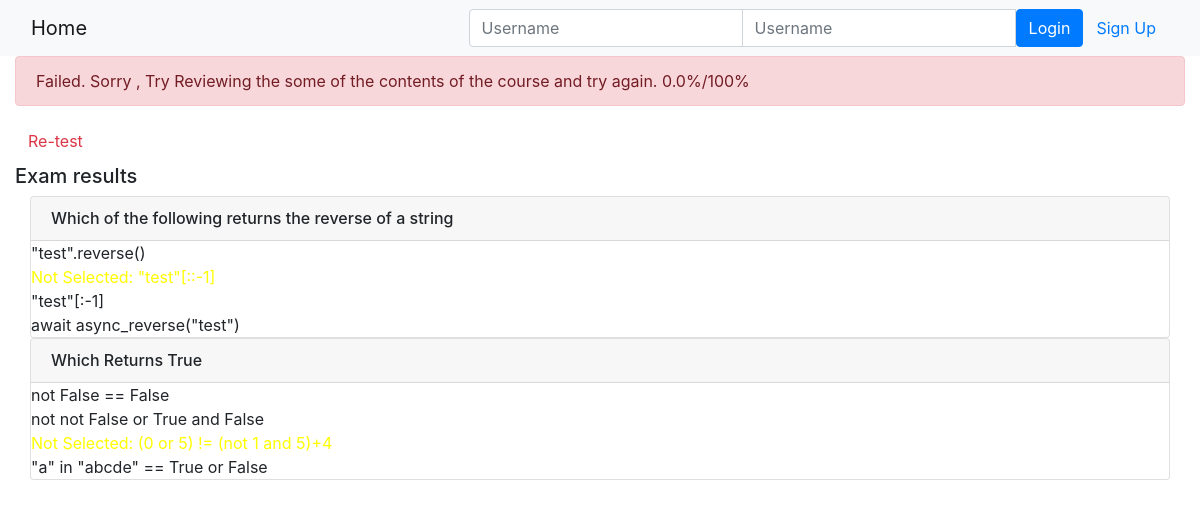
Before: /onlinecourse/course/1/submission/1/results/ with the older database file.
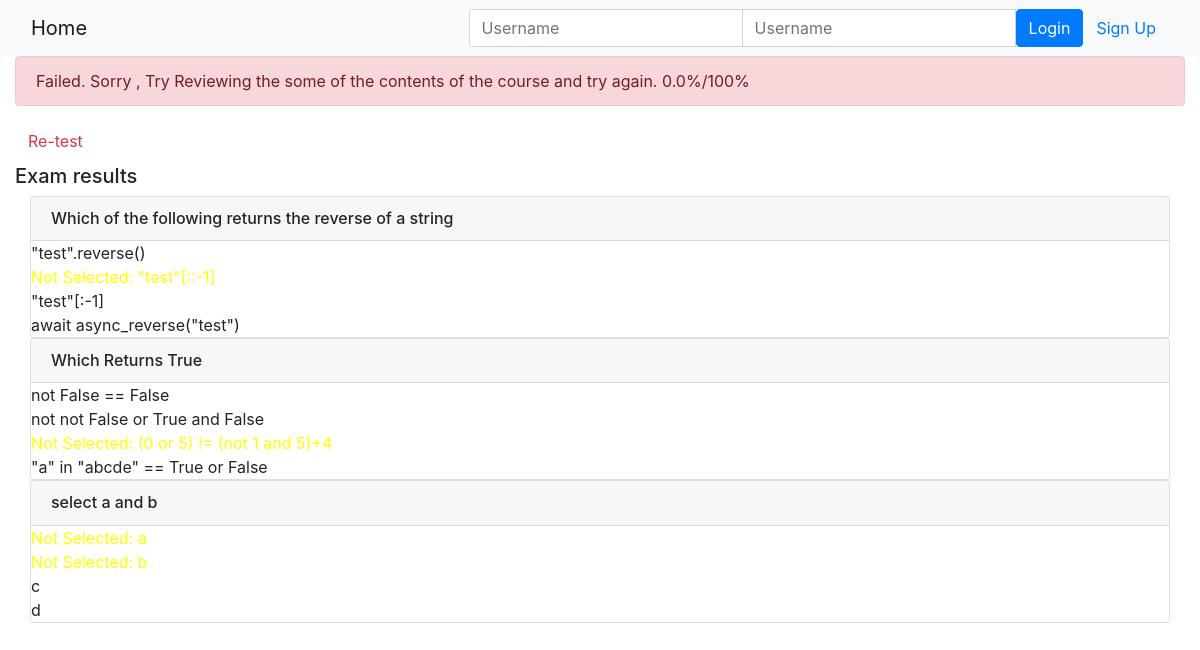
After: the same page with the newer database file.
### onlinecourse/models.py (models this page shows)
class Question(models.Model):
    course = models.ForeignKey(Course , on_delete=models.CASCADE)
    content = models.CharField(max_length=256)
    points_worth = models.FloatField(default=1.0)
    correct_choices = models.IntegerField(default=1)

class Choice(models.Model):
    question = models.ForeignKey(Question , on_delete=models.CASCADE)
    content = models.CharField(max_length=32)
    is_correct = models.BooleanField(default=False)

### onlinecourse/views.py (the view)
# urls.py: path("course/<int:course_id>/submission/<int:submission_id>/results/" , views.show_exam_result , name="exam_results")
def show_exam_result(request, course_id, submission_id):
    course = get_object_or_404(Course , pk = course_id)
    submission = get_object_or_404(Submission , pk=submission_id)
    user = request.user
    choices = submission.choices.all()
    max_points = 0
    points = 0
    for question in course.question_set.all():
        max_points += question.points_worth
    for choice in choices:
        if choice.is_correct:
            points += choice.question.points_worth / choice.question.correct_choices
    score = points/max_points
    grade = round(score*100 , 2)
    context = {
        "grade":grade,
        "points":points,
        "total_points":max_points,
        "choices":choices,
        "user":user,
        "course":course
    }
    return render(request , "onlinecourse/exam_result_bootstrap.html" , context=context)

### onlinecourse/templates/onlinecourse/exam_result_bootstrap.html (shortened to what this page needs)
<!DOCTYPE html>
<html lang="en">
<head>
    {% load static %}
    <link rel="stylesheet" href="https://maxcdn.bootstrapcdn.com/bootstrap/4.5.2/css/bootstrap.min.css">
</head>
<body>
    <nav class="navbar navbar-light bg-light">
        <div class="container-fluid">
            <div class="navbar-header">
                <a class="navbar-brand" href="{% url 'onlinecourse:index' %}">Home</a>
            </div>
            <ul class="nav navbar-nav navbar-right">
                {% if user.is_authenticated %}
                <li>
                    <a class="btn btn-link" href="#">{{ user.first_name }}({{ user.username }})</a>
                    <a class="btn btn-link" href="{% url 'onlinecourse:logout' %}">Logout</a>
                </li>
                {% else %}
                <li>
                    <form class="form-inline" action="{% url 'onlinecourse:login' %}" method="post">
                        <div class="input-group">
                            <input type="text" class="form-control" placeholder="Username" name="username">
                            <input type="password" class="form-control" placeholder="Username" name="psw">
                            <button class="btn btn-primary" type="submit">Login</button>
                            <a class="btn btn-link" href="{% url 'onlinecourse:registration' %}">Sign Up</a>
                        </div>
                    </form>
                </li>
                {% endif %}
            </ul>
        </div>
    </nav>
    <div class="container-fluid">
        {% if grade > 80 %}
        <div class="alert alert-success">
            <h8>Passed. Congrats {{user.first_name}}, You passed and got {{points}}/{{total_points}} points, thats
                {{grade}}%/100%!</h8>
        </div>
        {% else %}
        <div class="alert alert-danger">
            <h8>Failed. Sorry {{user.first_name}}, Try Reviewing the some of the contents of the course and try again.
                {{grade}}%/100%</h8>
        </div>
        <a class="btn btn-link text-danger" href="{% url 'onlinecourse:course_details' course.id %}">Re-test</a>
        {% endif %}
        <div class="card-columns-vertical mt-1">
            <h5 class="">Exam results</h5>
            <div class="container-fluid">
                <div>
                    {% for question in course.question_set.all %}
                    <div class="card">
                        <h6 class="card-header">{{question.content}}</h6>
                        {% for choice in question.choice_set.all %}
                        {% if choice.is_correct %}
                        {% if choice in choices %}
                        <h8 style="color:green">Correct: {{choice.content}}</h8>
                        {% else %}
                        <h8 style="color:yellow">Not Selected: {{choice.content}}</h8>
                        {% endif %}
                        {% else %}
                        {% if choice in choices %}
                        <h8 style="color:red">Incorrect: {{choice.content}}</h8>
                        {% else %}
                        <h8>{{choice.content}}</h8>
                        {% endif %}
                        {% endif %}
                        {% endfor %}
                    </div>
                    {% endfor %}
                </div>
            </div>
        </div>
    </div>
</body>
</html>

Changed rows visible on the page:
added Question: content "select a and b"
added Choice: content "a", shown under "select a and b"
added Choice: content "b", shown under "select a and b"
added Choice: content "c", shown under "select a and b"
added Choice: content "d", shown under "select a and b"
